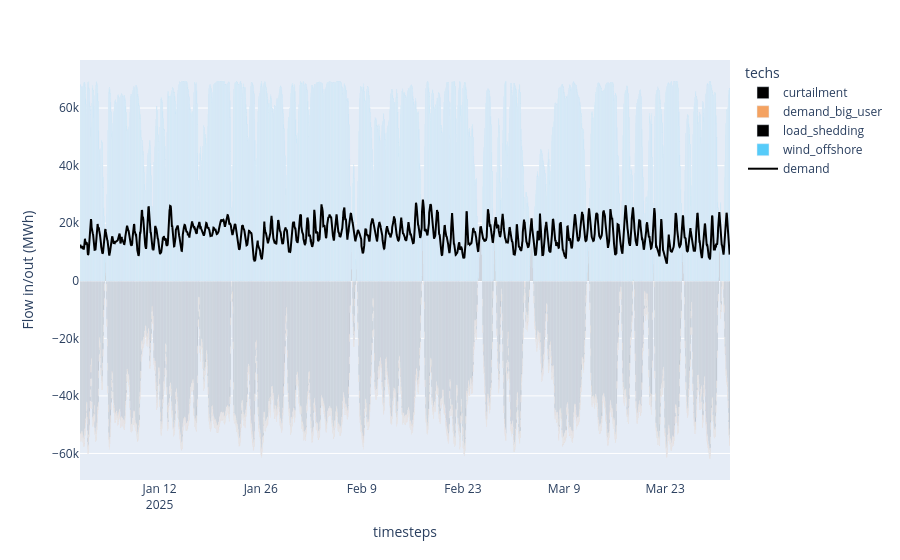

Notebook source saved alongside this figure:
### Code cell
plot_dispatch(
    model_path=f"results/{scenario_name_user}_results.nc",
    plot_export_path=f"results/{scenario_name_user}_dispatch.html",
)

### Figure 1 — Plotly figure (JSON) as saved in the notebook; plotly's stock layout.template omitted (floating-point values rounded to 4 significant figures; data arrays with more than 128 entries replaced by an {"elided": "..."} marker saying what was removed)
{"data": [{"hovertemplate": "techs=curtailment<br>timesteps=%{x}<br>Flow in/out (MWh)=%{y}<extra></extra>", "legendgroup": "curtailment", "marker": {"color": "#000000", "pattern": {"shape": ""}}, "name": "curtailment", "orientation": "v", "showlegend": true, "textposition": "auto", "type": "bar", "x": {"elided": "2069 str values"}, "xaxis": "x", "y": {"elided": "2069 float values"}, "yaxis": "y"}, {"hovertemplate": "techs=demand_big_user<br>timesteps=%{x}<br>Flow in/out (MWh)=%{y}<extra></extra>", "legendgroup": "demand_big_user", "marker": {"color": "#F4A261", "pattern": {"shape": ""}}, "name": "demand_big_user", "orientation": "v", "showlegend": true, "textposition": "auto", "type": "bar", "x": {"elided": "2069 str values"}, "xaxis": "x", "y": {"elided": "2069 float values"}, "yaxis": "y"}, {"hovertemplate": "techs=load_shedding<br>timesteps=%{x}<br>Flow in/out (MWh)=%{y}<extra></extra>", "legendgroup": "load_shedding", "marker": {"color": "#000000", "pattern": {"shape": ""}}, "name": "load_shedding", "orientation": "v", "showlegend": true, "textposition": "auto", "type": "bar", "x": {"elided": "2160 str values"}, "xaxis": "x", "y": {"elided": "2160 float values"}, "yaxis": "y"}, {"hovertemplate": "techs=wind_offshore<br>timesteps=%{x}<br>Flow in/out (MWh)=%{y}<extra></extra>", "legendgroup": "wind_offshore", "marker": {"color": "#56CBF9", "pattern": {"shape": ""}}, "name": "wind_offshore", "orientation": "v", "showlegend": true, "textposition": "auto", "type": "bar", "x": {"elided": "2160 str values"}, "xaxis": "x", "y": {"elided": "2160 float values"}, "yaxis": "y"}, {"marker": {"color": "black"}, "name": "demand", "type": "scatter", "x": {"elided": "2160 str values"}, "y": {"elided": "2160 float values"}}], "layout": {"barmode": "relative", "legend": {"title": {"text": "techs"}, "tracegroupgap": 0}, "margin": {"t": 60}, "xaxis": {"anchor": "y", "domain": [0, 1], "title": {"text": "timesteps"}}, "yaxis": {"anchor": "x", "domain": [0, 1], "title": {"text": "Flow in/out (MWh)"}}}}
